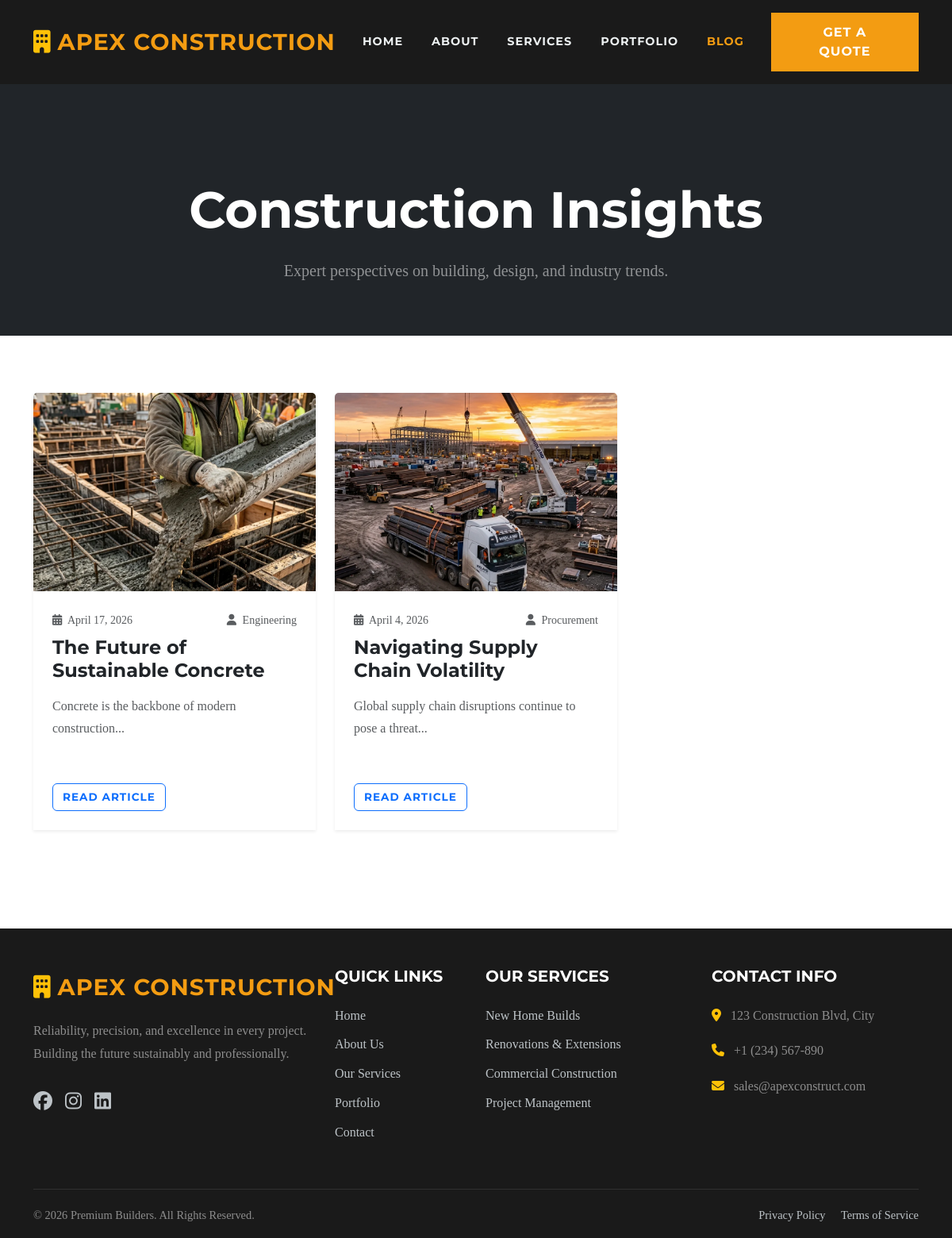
Screenshot of /blog/ with the database file from the repository.
### core/models.py (models this page shows, shortened)
class SiteSettings(models.Model):
    company_name = models.CharField(max_length=150, default="Premium Builders")
    hero_title = models.CharField(max_length=200, default="Building Excellence, Engineering the Future.")
    hero_subtitle = models.CharField(max_length=300, default="Premium Commercial & Residential Construction Delivered with Precision")
    about_snippet = models.TextField(default="Reliability, precision, and excellence in every project. Building the future sustainably and professionally.")
    about_page_text = models.TextField(default="Since our founding, we have been committed to delivering projects of the highest quality...")
    contact_phone = models.CharField(max_length=50, default="+1 (234) 567-890")
    contact_email = models.EmailField(default="info@premiumbuilders.com")
    contact_address = models.CharField(max_length=300, default="123 Construction Blvd, City")
    facebook_url = models.URLField(blank=True)
    instagram_url = models.URLField(blank=True)
    linkedin_url = models.URLField(blank=True)
    hero_cta_primary = models.CharField(max_length=50, default="Request a Free Quote")
    hero_cta_secondary = models.CharField(max_length=50, default="View Our Work")
    stat_1_value = models.CharField(max_length=50, default="20+ Years")
    stat_1_label = models.CharField(max_length=50, default="Experience")
    stat_2_value = models.CharField(max_length=50, default="ISO 9001")
    stat_2_label = models.CharField(max_length=50, default="Generated")
    stat_3_value = models.CharField(max_length=50, default="500+")
    stat_3_label = models.CharField(max_length=50, default="Projects Completed")
    stat_4_value = models.CharField(max_length=50, default="100%")
    stat_4_label = models.CharField(max_length=50, default="Safety Record")

class BlogPost(models.Model):
    title = models.CharField(max_length=300)
    slug = models.SlugField(unique=True, blank=True)
    author = models.CharField(max_length=100, default='Admin')
    image = models.ImageField(upload_to="blog/", blank=True, null=True)
    content = models.TextField()
    publish_date = models.DateTimeField()
    is_published = models.BooleanField(default=True)

### core/views.py (the view)
# urls.py: path('blog/', views.blog, name='blog'),
def blog(request):
    posts = BlogPost.objects.filter(is_published=True).order_by('-publish_date')
    return render(request, 'core/blog.html', {'posts': posts})

### core/context_processors.py (called while the page is built)
def site_settings(request):
    try:
        settings = SiteSettings.objects.first()
        if not settings:
            settings = SiteSettings.objects.create()
    except Exception:
        settings = None
    return {'site_settings': settings}

### templates/core/blog.html (shortened to what this page needs)
{% extends 'base.html' %}
{% load static %}
{% block content %}
<section class="section-padding bg-dark text-white text-center pt-5 pb-5">
    <div class="container pt-5 mt-4">
        <h1 class="hero-title fw-bold">Construction Insights</h1>
        <p class="fs-5 text-white-50">Expert perspectives on building, design, and industry trends.</p>
    </div>
</section>
<section class="section-padding pt-5 bg-gray">
    <div class="container mt-4">
        <div class="row g-4">
            {% for post in posts %}
            <div class="col-lg-4 col-md-6 mb-4">
                <div class="card h-100 border-0 shadow-sm project-card">
                    {% if post.image %}
                    <img src="{{ post.image.url }}" class="card-img-top" alt="{{ post.title }}" style="height:250px; object-fit:cover;">
                    {% else %}
                    <img src="https://images.unsplash.com/photo-1503387762-592deb58ef4e?ixlib=rb-4.0.3&auto=format&fit=crop&w=800&q=80" class="card-img-top" alt="{{ post.title }}" style="height:250px; object-fit:cover;">
                    {% endif %}
                    <div class="card-body p-4">
                        <div class="text-muted small mb-2 d-flex justify-content-between">
                            <span><i class="fas fa-calendar-alt me-1"></i> {{ post.publish_date|date:"F j, Y" }}</span>
                            <span><i class="fas fa-user ms-3 me-1"></i> {{ post.author }}</span>
                        </div>
                        <h4 class="card-title fw-bold mb-3 font-montserrat">{{ post.title }}</h4>
                        <p class="card-text text-muted">{{ post.content|striptags|truncatewords:20 }}</p>
                    </div>
                    <div class="card-footer bg-white border-0 p-4 pt-0">
                        <a href="{% url 'blog_detail' post.slug %}" class="btn btn-outline-primary fw-bold text-uppercase" style="letter-spacing: 1px; font-size: 0.85rem;">Read Article</a>
                    </div>
                </div>
            </div>
            {% empty %}
            <div class="col-12 text-center py-5">
                <p class="text-muted fs-4">Content for this page is coming soon.</p>
            </div>
            {% endfor %}
        </div>
    </div>
</section>
{% endblock %}

### templates/includes/navbar.html (shortened to what this page needs)
<nav class="navbar navbar-expand-lg sticky-top navbar-dark" style="background-color: var(--bg-dark);">
    <div class="container">
        <a class="navbar-brand" href="{% url 'home' %}">
            <i class="fas fa-building text-warning me-2"></i>{{ site_settings.company_name|upper }}
        </a>
        <div class="collapse navbar-collapse" id="navbarNav">
            <ul class="navbar-nav ms-auto mb-2 mb-lg-0 align-items-center">
                <li class="nav-item">
                    <a class="nav-link {% if request.resolver_match.url_name == 'home' %}active{% endif %}" href="{% url 'home' %}">Home</a>
                </li>
                <li class="nav-item">
                    <a class="nav-link {% if request.resolver_match.url_name == 'about' %}active{% endif %}" href="{% url 'about' %}">About</a>
                </li>
                <li class="nav-item">
                    <a class="nav-link {% if request.resolver_match.url_name == 'services' %}active{% endif %}" href="{% url 'services' %}">Services</a>
                </li>
                <li class="nav-item">
                    <a class="nav-link {% if request.resolver_match.url_name == 'portfolio' %}active{% endif %}" href="{% url 'portfolio' %}">Portfolio</a>
                </li>
                <li class="nav-item">
                    <a class="nav-link {% if request.resolver_match.url_name == 'blog' %}active{% endif %}" href="{% url 'blog' %}">Blog</a>
                </li>
                <li class="nav-item ms-lg-3 mt-3 mt-lg-0">
                    <a class="btn btn-primary" href="{% url 'contact' %}">Get a Quote</a>
                </li>
            </ul>
        </div>
    </div>
</nav>

### templates/includes/footer.html
<footer class="pt-5 pb-3 mt-auto">
    <div class="container">
        <div class="row gy-4">
            <div class="col-lg-4 col-md-6 mb-4 mb-lg-0">
                <a class="navbar-brand mb-3 d-block" href="{% url 'home' %}">
                    <i class="fas fa-building text-warning me-2"></i>{{ site_settings.company_name|upper }}
                </a>
                <p class="text-white-50">{{ site_settings.about_snippet }}</p>
                <div class="d-flex gap-3 mt-4">
                    <a href="#" class="fs-4"><i class="fab fa-facebook"></i></a>
                    <a href="#" class="fs-4"><i class="fab fa-instagram"></i></a>
                    <a href="#" class="fs-4"><i class="fab fa-linkedin"></i></a>
                </div>
            </div>
            <div class="col-lg-2 col-md-6 mb-4 mb-lg-0">
                <h5 class="text-white text-uppercase mb-4">Quick Links</h5>
                <ul class="list-unstyled">
                    <li class="mb-2"><a href="{% url 'home' %}">Home</a></li>
                    <li class="mb-2"><a href="{% url 'about' %}">About Us</a></li>
                    <li class="mb-2"><a href="{% url 'services' %}">Our Services</a></li>
                    <li class="mb-2"><a href="{% url 'portfolio' %}">Portfolio</a></li>
                    <li class="mb-2"><a href="{% url 'contact' %}">Contact</a></li>
                </ul>
            </div>
            <div class="col-lg-3 col-md-6 mb-4 mb-lg-0">
                <h5 class="text-white text-uppercase mb-4">Our Services</h5>
                <ul class="list-unstyled">
                    <li class="mb-2"><a href="#">New Home Builds</a></li>
                    <li class="mb-2"><a href="#">Renovations & Extensions</a></li>
                    <li class="mb-2"><a href="#">Commercial Construction</a></li>
                    <li class="mb-2"><a href="#">Project Management</a></li>
                </ul>
            </div>
            <div class="col-lg-3 col-md-6">
                <h5 class="text-white text-uppercase mb-4">Contact Info</h5>
                <ul class="list-unstyled text-white-50">
                    <li class="mb-3"><i class="fas fa-map-marker-alt me-2 text-warning"></i> {{ site_settings.contact_address }}</li>
                    <li class="mb-3"><i class="fas fa-phone me-2 text-warning"></i> <a href="tel:{{ site_settings.contact_phone }}" class="text-white-50">{{ site_settings.contact_phone }}</a></li>
                    <li class="mb-3"><i class="fas fa-envelope me-2 text-warning"></i> <a href="mailto:{{ site_settings.contact_email }}" class="text-white-50">{{ site_settings.contact_email }}</a></li>
                </ul>
            </div>
        </div>
        <div class="footer-bottom">
            <div class="row align-items-center">
                <div class="col-md-6 text-md-start mb-3 mb-md-0 text-white-50">
                    &copy; {% now "Y" %} Premium Builders. All Rights Reserved.
                </div>
                <div class="col-md-6 text-md-end text-white-50">
                    <a href="#" class="me-3">Privacy Policy</a>
                    <a href="#">Terms of Service</a>
                </div>
            </div>
        </div>
    </div>
</footer>

### static/css/style.css (style rules this page uses)
:root { --primary-color: #f39c12; --secondary-color: #34495e; --bg-dark: #1a1a1a; --bg-gray: #f5f6fa; --text-dark: #2c3e50; --text-light: #ecf0f1; }
body { font-family: 'PT Serif', serif; color: var(--text-dark); line-height: 1.8; overflow-x: hidden; }
h1, h2, h3, h4, h5, h6, .navbar-brand, .btn, .nav-link { font-family: 'Montserrat', sans-serif; font-weight: 700; }
.navbar { background-color: var(--bg-dark); padding: 1rem 0; transition: all 0.3s ease; }
.navbar-brand { font-size: 1.8rem; color: var(--primary-color) !important; letter-spacing: 1px; }
.nav-link { color: var(--text-light) !important; text-transform: uppercase; font-size: 0.9rem; letter-spacing: 1px; margin: 0 10px; transition: color 0.3s ease; }
.nav-link:hover, .nav-link.active { color: var(--primary-color) !important; }
.btn-primary { background-color: var(--primary-color); border-color: var(--primary-color); border-radius: 0; padding: 12px 30px; text-transform: uppercase; letter-spacing: 1px; transition: all 0.3s ease; }
.section-padding { padding: 100px 0; }
.hero-title { font-size: 4rem; margin-bottom: 20px; animation: fadeInDown 1s ease-out; }
.project-card { border: none; border-radius: 0; overflow: hidden; margin-bottom: 30px; transition: transform 0.3s ease; }
.project-card img { transition: transform 0.5s ease; height: 300px; object-fit: cover; }
footer { background-color: var(--bg-dark); color: var(--text-light); padding: 60px 0 20px; }
footer a { color: #bdc3c7; text-decoration: none; transition: color 0.3s; }
.footer-bottom { margin-top: 40px; padding-top: 20px; border-top: 1px solid rgba(255,255,255,0.1); text-align: center; font-size: 0.9rem; }

### rows the page displays
SiteSettings: company_name "APEX CONSTRUCTION", about_snippet "Reliability, precision, and excellence in every project. Building the future sustainably and professionally.", contact_address "123 Construction Blvd, City", contact_phone "+1 (234) 567-890", contact_email "sales@apexconstruct.com"
BlogPost: image (picture), publish_date "April 17, 2026", author "Engineering", title "The Future of Sustainable Concrete", content "Concrete is the backbone of modern construction..."
BlogPost: image (picture), publish_date "April 4, 2026", author "Procurement", title "Navigating Supply Chain Volatility", content "Global supply chain disruptions continue to pose a threat..."
